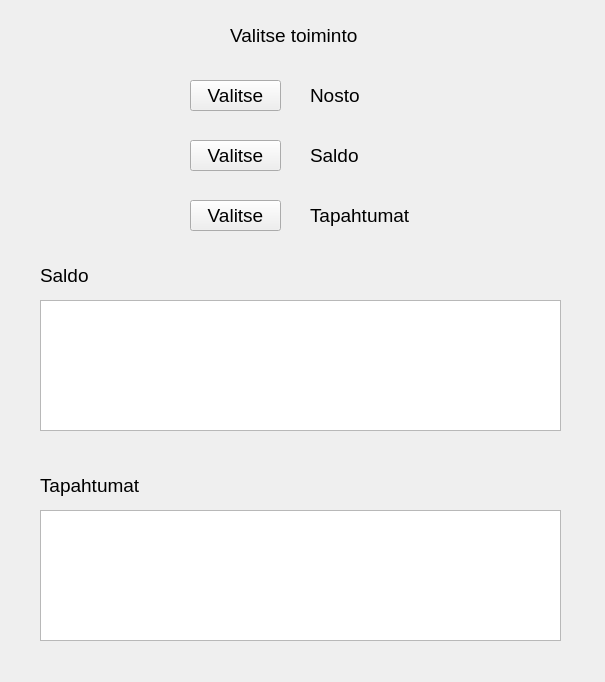
<?xml version="1.0" encoding="UTF-8"?>
<ui version="4.0">
 <class>Menu</class>
 <widget class="QWidget" name="Menu">
  <property name="geometry">
   <rect>
    <x>0</x>
    <y>0</y>
    <width>605</width>
    <height>682</height>
   </rect>
  </property>
  <property name="font">
   <font>
    <pointsize>14</pointsize>
   </font>
  </property>
  <property name="windowTitle">
   <string>Form</string>
  </property>
  <widget class="QLabel" name="label">
   <property name="geometry">
    <rect>
     <x>230</x>
     <y>20</y>
     <width>141</width>
     <height>31</height>
    </rect>
   </property>
   <property name="text">
    <string>Valitse toiminto</string>
   </property>
  </widget>
  <widget class="QLabel" name="label_2">
   <property name="geometry">
    <rect>
     <x>310</x>
     <y>80</y>
     <width>91</width>
     <height>31</height>
    </rect>
   </property>
   <property name="text">
    <string>Nosto</string>
   </property>
  </widget>
  <widget class="QLabel" name="label_3">
   <property name="geometry">
    <rect>
     <x>310</x>
     <y>140</y>
     <width>101</width>
     <height>31</height>
    </rect>
   </property>
   <property name="text">
    <string>Saldo</string>
   </property>
  </widget>
  <widget class="QLabel" name="label_4">
   <property name="geometry">
    <rect>
     <x>310</x>
     <y>200</y>
     <width>151</width>
     <height>31</height>
    </rect>
   </property>
   <property name="text">
    <string>Tapahtumat</string>
   </property>
  </widget>
  <widget class="QPushButton" name="pushButton_withdrawal">
   <property name="geometry">
    <rect>
     <x>190</x>
     <y>80</y>
     <width>91</width>
     <height>31</height>
    </rect>
   </property>
   <property name="text">
    <string>Valitse</string>
   </property>
  </widget>
  <widget class="QPushButton" name="pushButton_balance">
   <property name="geometry">
    <rect>
     <x>190</x>
     <y>140</y>
     <width>91</width>
     <height>31</height>
    </rect>
   </property>
   <property name="text">
    <string>Valitse</string>
   </property>
  </widget>
  <widget class="QPushButton" name="pushButton_log">
   <property name="geometry">
    <rect>
     <x>190</x>
     <y>200</y>
     <width>91</width>
     <height>31</height>
    </rect>
   </property>
   <property name="text">
    <string>Valitse</string>
   </property>
  </widget>
  <widget class="QTextEdit" name="textEdit_log">
   <property name="geometry">
    <rect>
     <x>40</x>
     <y>510</y>
     <width>521</width>
     <height>131</height>
    </rect>
   </property>
  </widget>
  <widget class="QLabel" name="label_5">
   <property name="geometry">
    <rect>
     <x>40</x>
     <y>470</y>
     <width>151</width>
     <height>31</height>
    </rect>
   </property>
   <property name="text">
    <string>Tapahtumat</string>
   </property>
  </widget>
  <widget class="QLabel" name="label_6">
   <property name="geometry">
    <rect>
     <x>40</x>
     <y>260</y>
     <width>101</width>
     <height>31</height>
    </rect>
   </property>
   <property name="text">
    <string>Saldo</string>
   </property>
  </widget>
  <widget class="QTextEdit" name="textEdit_balance">
   <property name="geometry">
    <rect>
     <x>40</x>
     <y>300</y>
     <width>521</width>
     <height>131</height>
    </rect>
   </property>
  </widget>
 </widget>
 <resources/>
 <connections/>
</ui>
